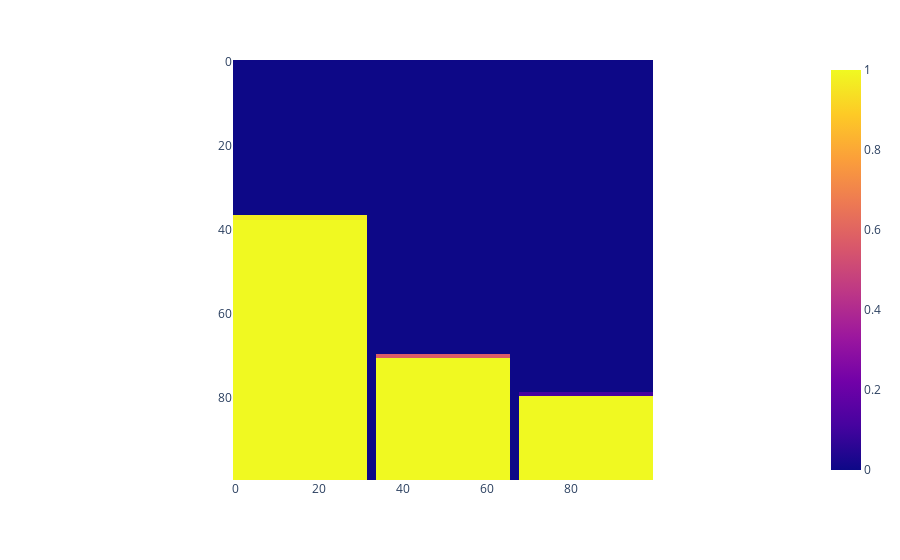

Write notebook code for a chart like this one.
### Code cell
px.imshow(x[i,:].reshape(100, 100))

### Figure 1 — Plotly figure (JSON) as saved in the notebook; plotly's stock layout.template omitted (floating-point values rounded to 4 significant figures; data arrays with more than 128 entries replaced by an {"elided": "..."} marker saying what was removed)
{"data": [{"coloraxis": "coloraxis", "hovertemplate": "x: %{x}<br>y: %{y}<br>color: %{z}<extra></extra>", "name": "0", "type": "heatmap", "xaxis": "x", "yaxis": "y", "z": {"elided": "100x100 float values"}}], "layout": {"coloraxis": {"colorscale": [[0, "#0d0887"], [0.1111, "#46039f"], [0.2222, "#7201a8"], [0.3333, "#9c179e"], [0.4444, "#bd3786"], [0.5556, "#d8576b"], [0.6667, "#ed7953"], [0.7778, "#fb9f3a"], [0.8889, "#fdca26"], [1, "#f0f921"]]}, "margin": {"t": 60}, "xaxis": {"anchor": "y", "constrain": "domain", "domain": [0, 1], "scaleanchor": "y"}, "yaxis": {"anchor": "x", "autorange": "reversed", "constrain": "domain", "domain": [0, 1]}}}
